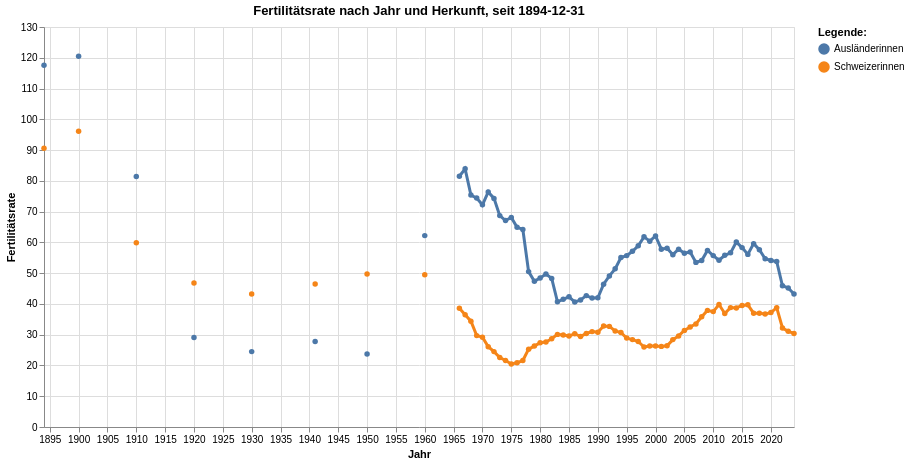

This figure's notebook cell:
### Code cell
grafik2 = mypy_dv.plot_altair_multiline_highlight(
    data = myAgg2.reset_index().sort_values('HerkunftMutterCd', ascending=True)
    ,x = 'StichtagDatJahr'
    ,y = 'Fertilitaetsrate_noDM'
    ,x_beschriftung = 'Jahr'
    , y_beschriftung = 'Fertilitätsrate'
    ,category = "HerkunftMutterLang"
    ,category_beschriftung= 'Legende:'
    ,warning_status = "ignore" #always or ignore
    ,myTitle="Fertilitätsrate nach Jahr und Herkunft, seit "+data_min_date
)
grafik2

### Figure 1 — Vega-Lite specification as saved in the notebook (floating-point values rounded to 4 significant figures; data arrays with more than 128 entries replaced by an {"elided": "..."} marker saying what was removed)
{"config": {"view": {"continuousWidth": 300, "continuousHeight": 300}}, "layer": [{"mark": {"type": "circle"}, "encoding": {"color": {"field": "HerkunftMutterLang", "legend": {"orient": "right", "title": "Legende:"}, "type": "nominal"}, "opacity": {"value": 1.3}, "tooltip": [{"field": "StichtagDatJahr", "type": "temporal"}, {"field": "HerkunftMutterLang", "type": "nominal"}, {"field": "Fertilitaetsrate_noDM", "type": "quantitative"}], "x": {"axis": {"title": "Jahr"}, "field": "StichtagDatJahr", "type": "temporal"}, "y": {"axis": {"title": "Fertilitätsrate"}, "field": "Fertilitaetsrate_noDM", "type": "quantitative"}}, "name": "view_11", "title": "Fertilitätsrate nach Jahr und Herkunft, seit 1894-12-31"}, {"mark": {"type": "line"}, "encoding": {"color": {"field": "HerkunftMutterLang", "legend": {"orient": "right", "title": "Legende:"}, "type": "nominal"}, "size": {"condition": {"test": {"not": {"param": "param_11"}}, "value": 1.2}, "value": 3}, "tooltip": [{"field": "StichtagDatJahr", "type": "temporal"}, {"field": "HerkunftMutterLang", "type": "nominal"}, {"field": "Fertilitaetsrate_noDM", "type": "quantitative"}], "x": {"axis": {"title": "Jahr"}, "field": "StichtagDatJahr", "type": "temporal"}, "y": {"axis": {"title": "Fertilitätsrate"}, "field": "Fertilitaetsrate_noDM", "type": "quantitative"}}, "title": "Fertilitätsrate nach Jahr und Herkunft, seit 1894-12-31"}], "data": {"name": "data-110faf8c1b6a33287d287f70b3387668"}, "height": 400, "params": [{"name": "param_11", "select": {"type": "point", "fields": ["HerkunftMutterLang"], "nearest": true, "on": "pointerover"}, "views": ["view_11"]}], "width": 750, "$schema": "https://vega.github.io/schema/vega-lite/v5.8.0.json", "datasets": {"data-110faf8c1b6a33287d287f70b3387668": {"elided": "262 records"}}}
